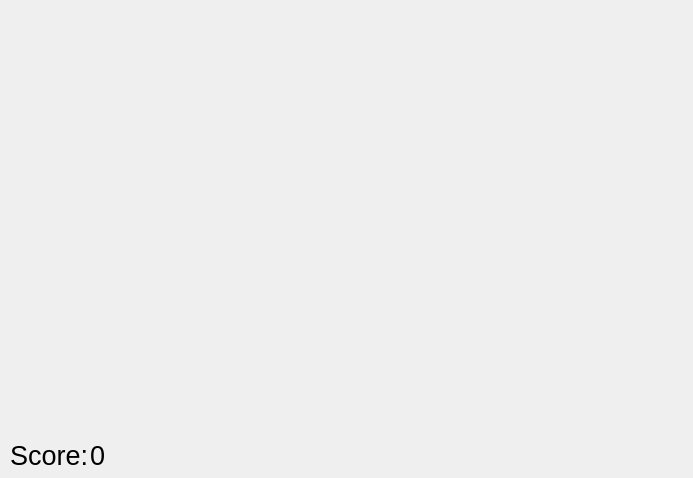
<?xml version="1.0" encoding="UTF-8"?>
<ui version="4.0">
 <class>Form</class>
 <widget class="QWidget" name="Form">
  <property name="geometry">
   <rect>
    <x>0</x>
    <y>0</y>
    <width>693</width>
    <height>478</height>
   </rect>
  </property>
  <property name="windowTitle">
   <string>Form</string>
  </property>
  <widget class="QLabel" name="scoreLabel">
   <property name="geometry">
    <rect>
     <x>10</x>
     <y>440</y>
     <width>111</width>
     <height>31</height>
    </rect>
   </property>
   <property name="font">
    <font>
     <pointsize>20</pointsize>
    </font>
   </property>
   <property name="text">
    <string>Score:</string>
   </property>
  </widget>
  <widget class="QLabel" name="scoreNumber">
   <property name="geometry">
    <rect>
     <x>90</x>
     <y>440</y>
     <width>291</width>
     <height>31</height>
    </rect>
   </property>
   <property name="font">
    <font>
     <pointsize>20</pointsize>
    </font>
   </property>
   <property name="text">
    <string>0</string>
   </property>
  </widget>
 </widget>
 <resources/>
 <connections/>
</ui>
